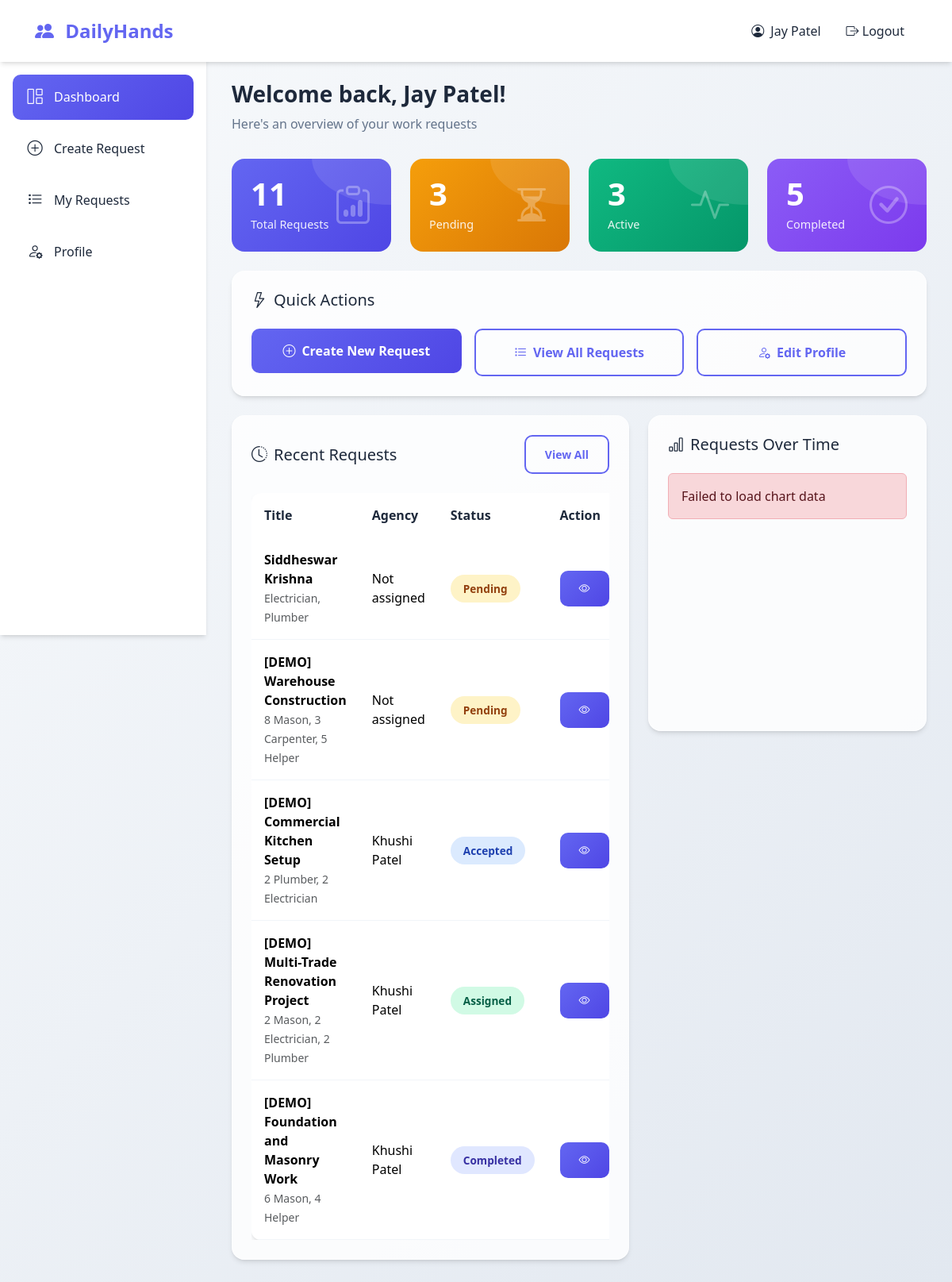
Page /contractor/dashboard (signed in) on the committed database.
### tables this page shows
CREATE TABLE work_requests (
            id INTEGER PRIMARY KEY AUTOINCREMENT,
            contractor_id INTEGER NOT NULL,
            agency_id INTEGER,
            title TEXT NOT NULL,
            description TEXT,
            worker_type TEXT NOT NULL,
            workers_needed INTEGER NOT NULL,
            expected_duration INTEGER NOT NULL,
            wage_per_day REAL NOT NULL,
            start_date DATE NOT NULL,
            city TEXT NOT NULL,
            status TEXT DEFAULT 'Pending',
            delay_days INTEGER DEFAULT 0,
            penalty_amount REAL DEFAULT 0,
            created_at TIMESTAMP DEFAULT CURRENT_TIMESTAMP,
            completed_at TIMESTAMP,
            FOREIGN KEY (contractor_id) REFERENCES users(id),
            FOREIGN KEY (agency_id) REFERENCES agencies(id)
        );

CREATE TABLE agencies (
            id INTEGER PRIMARY KEY AUTOINCREMENT,
            name TEXT NOT NULL,
            email TEXT UNIQUE NOT NULL,
            password TEXT NOT NULL,
            phone TEXT,
            city TEXT NOT NULL,
            area TEXT,
            created_at TIMESTAMP DEFAULT CURRENT_TIMESTAMP
        );

### app.py (the view)
@app.route('/contractor/dashboard')
@login_required(role='contractor')
def contractor_dashboard():
    conn = get_db()
    cursor = conn.cursor()
    user_id = session['user_id']
    cursor.execute("SELECT COUNT(*) as total FROM work_requests WHERE contractor_id = ?", (user_id,))
    total_requests = cursor.fetchone()['total']
    cursor.execute("SELECT COUNT(*) as pending FROM work_requests WHERE contractor_id = ? AND status = 'Pending'", (user_id,))
    pending = cursor.fetchone()['pending']
    cursor.execute("SELECT COUNT(*) as completed FROM work_requests WHERE contractor_id = ? AND status = 'Completed'", (user_id,))
    completed = cursor.fetchone()['completed']
    cursor.execute("SELECT COUNT(*) as active FROM work_requests WHERE contractor_id = ? AND status IN ('Accepted', 'Assigned')", (user_id,))
    active = cursor.fetchone()['active']
    cursor.execute("""
        SELECT wr.*, a.name as agency_name,
               (SELECT COUNT(*) FROM request_workers WHERE request_id = wr.id) as assigned_count
        FROM work_requests wr
        LEFT JOIN agencies a ON wr.agency_id = a.id
        WHERE wr.contractor_id = ?
        ORDER BY wr.created_at DESC LIMIT 5
    """, (user_id,))
    recent_requests = cursor.fetchall()
    conn.close()
    return render_template('contractor/dashboard.html',
                         total=total_requests, pending=pending,
                         completed=completed, active=active,
                         recent_requests=recent_requests)

### app.py (called while the page is built)
def get_db():
    conn = sqlite3.connect(DATABASE)
    conn.row_factory = sqlite3.Row
    return conn

def login_required(role=None):
    def decorator(f):
        @wraps(f)
        def decorated_function(*args, **kwargs):
            if 'user_id' not in session:
                return redirect(url_for('login'))
            if role and session.get('role') != role:
                return redirect(url_for('login'))
            return f(*args, **kwargs)
        return decorated_function
    return decorator

### templates/contractor/dashboard.html (shortened to what this page needs)
{% extends 'contractor/base.html' %}
{% block page_content %}
<div class="page-header animate-fade-in">
    <h1 class="page-title">Welcome back, {{ session.name }}!</h1>
    <p class="page-subtitle">Here's an overview of your work requests</p>
</div>
<div class="row g-4 mb-4">
    <div class="col-md-3 animate-fade-in" style="animation-delay: 0.1s;">
        <div class="stat-card">
            <div class="stat-number">{{ total }}</div>
            <div class="stat-label">Total Requests</div>
            <i class="bi bi-clipboard-data stat-icon"></i>
        </div>
    </div>
    <div class="col-md-3 animate-fade-in" style="animation-delay: 0.2s;">
        <div class="stat-card orange">
            <div class="stat-number">{{ pending }}</div>
            <div class="stat-label">Pending</div>
            <i class="bi bi-hourglass-split stat-icon"></i>
        </div>
    </div>
    <div class="col-md-3 animate-fade-in" style="animation-delay: 0.3s;">
        <div class="stat-card green">
            <div class="stat-number">{{ active }}</div>
            <div class="stat-label">Active</div>
            <i class="bi bi-activity stat-icon"></i>
        </div>
    </div>
    <div class="col-md-3 animate-fade-in" style="animation-delay: 0.4s;">
        <div class="stat-card" style="background: linear-gradient(135deg, #8b5cf6 0%, #7c3aed 100%);">
            <div class="stat-number">{{ completed }}</div>
            <div class="stat-label">Completed</div>
            <i class="bi bi-check-circle stat-icon"></i>
        </div>
    </div>
</div>
<div class="row g-4 mb-4">
    <div class="col-12 animate-fade-in" style="animation-delay: 0.5s;">
        <div class="glass-card p-4">
            <h5 class="mb-4"><i class="bi bi-lightning me-2"></i>Quick Actions</h5>
            <div class="row g-3">
                <div class="col-md-4">
                    <a href="{{ url_for('create_request') }}" class="btn btn-primary-custom w-100 py-3">
                        <i class="bi bi-plus-circle me-2"></i>Create New Request
                    </a>
                </div>
                <div class="col-md-4">
                    <a href="{{ url_for('contractor_requests') }}" class="btn btn-outline-custom w-100 py-3">
                        <i class="bi bi-list-task me-2"></i>View All Requests
                    </a>
                </div>
                <div class="col-md-4">
                    <a href="{{ url_for('contractor_profile') }}" class="btn btn-outline-custom w-100 py-3">
                        <i class="bi bi-person-gear me-2"></i>Edit Profile
                    </a>
                </div>
            </div>
        </div>
    </div>
</div>
<div class="row g-4">
    <div class="col-lg-7 animate-fade-in" style="animation-delay: 0.6s;">
        <div class="glass-card p-4">
            <div class="d-flex justify-content-between align-items-center mb-4">
                <h5 class="mb-0"><i class="bi bi-clock-history me-2"></i>Recent Requests</h5>
                <a href="{{ url_for('contractor_requests') }}" class="btn btn-sm btn-outline-custom">View All</a>
            </div>
            {% if recent_requests %}
            <div class="table-responsive">
                <table class="table table-custom mb-0">
                    <thead>
                        <tr>
                            <th>Title</th>
                            <th>Agency</th>
                            <th>Status</th>
                            <th>Action</th>
                        </tr>
                    </thead>
                    <tbody>
                        {% for req in recent_requests %}
                        <tr>
                            <td>
                                <strong>{{ req.title }}</strong>
                                <br><small class="text-muted">{{ req.worker_type }}</small>
                            </td>
                            <td>{{ req.agency_name or 'Not assigned' }}</td>
                            <td>
                                <span class="status-badge status-{{ req.status|lower }}">{{ req.status }}</span>
                            </td>
                            <td>
                                <a href="{{ url_for('contractor_request_detail', request_id=req.id) }}" class="btn btn-sm btn-primary-custom">
                                    <i class="bi bi-eye"></i>
                                </a>
                            </td>
                        </tr>
                        {% endfor %}
                    </tbody>
                </table>
            </div>
            {% endif %}
        </div>
    </div>
    <div class="col-lg-5 animate-fade-in" style="animation-delay: 0.7s;">
        <div class="glass-card p-4">
            <h5 class="mb-4"><i class="bi bi-bar-chart me-2"></i>Requests Over Time</h5>
            <div style="height: 300px;">
            </div>
        </div>
    </div>
</div>
{% endblock %}

### templates/contractor/base.html (shortened to what this page needs)
{% extends 'base.html' %}
{% block content %}
<nav class="navbar navbar-expand-lg navbar-custom fixed-top">
    <div class="container-fluid">
        <a class="navbar-brand" href="{{ url_for('contractor_dashboard') }}">
            <i class="bi bi-people-fill"></i> DailyHands
        </a>
        <div class="collapse navbar-collapse justify-content-end" id="navbarNav">
            <ul class="navbar-nav align-items-center">
                <li class="nav-item">
                    <a class="nav-link" href="{{ url_for('contractor_profile') }}">
                        <i class="bi bi-person-circle me-1"></i>
                        {{ session.name }}
                    </a>
                </li>
                <li class="nav-item">
                    <a class="nav-link text-danger" href="#" data-bs-toggle="modal" data-bs-target="#logoutModal">
                        <i class="bi bi-box-arrow-right"></i> Logout
                    </a>
                </li>
            </ul>
        </div>
    </div>
</nav>
<div class="sidebar" style="top: 70px;">
    <a href="{{ url_for('contractor_dashboard') }}" class="sidebar-link {% if request.endpoint == 'contractor_dashboard' %}active{% endif %}">
        <i class="bi bi-grid-1x2"></i> Dashboard
    </a>
    <a href="{{ url_for('create_request') }}" class="sidebar-link {% if request.endpoint == 'create_request' %}active{% endif %}">
        <i class="bi bi-plus-circle"></i> Create Request
    </a>
    <a href="{{ url_for('contractor_requests') }}" class="sidebar-link {% if request.endpoint == 'contractor_requests' %}active{% endif %}">
        <i class="bi bi-list-task"></i> My Requests
    </a>
    <a href="{{ url_for('contractor_profile') }}" class="sidebar-link {% if request.endpoint == 'contractor_profile' %}active{% endif %}">
        <i class="bi bi-person-gear"></i> Profile
    </a>
</div>
<div class="main-content" style="margin-top: 70px;">
    {% block page_content %}{% endblock %}
</div>
{% endblock %}

### templates/base.html (shortened to what this page needs)
<!DOCTYPE html>
<html lang="en">
<head>
    <link href="https://cdn.jsdelivr.net/npm/bootstrap@5.3.2/dist/css/bootstrap.min.css" rel="stylesheet">
    <link href="https://cdn.jsdelivr.net/npm/bootstrap-icons@1.11.1/font/bootstrap-icons.css" rel="stylesheet">
</head>
<body>
    {% block content %}{% endblock %}
</body>
</html>

### templates/base.html (style rules this page uses)
:root { --primary: #6366f1; --primary-light: #818cf8; --primary-dark: #4f46e5; --secondary: #f1f5f9; --accent: #10b981; --warning: #f59e0b; --danger: #ef4444; --text-dark: #1e293b; --text-muted: #64748b; --bg-light: #f8fafc; --card-bg: rgba(255, 255, 255, 0.8); --glass-border: rgba(255, 255, 255, 0.3); --shadow: 0 4px 6px -1px rgba(0, 0, 0, 0.1), 0 2px 4px -2px rgba(0, 0, 0, 0.1); --shadow-lg: 0 10px 15px -3px rgba(0, 0, 0, 0.1), 0 4px 6px -4px rgba(0, 0, 0, 0.1); }
* { margin: 0; padding: 0; box-sizing: border-box; }
body { font-family: 'Segoe UI', system-ui, -apple-system, sans-serif; background: linear-gradient(135deg, #f8fafc 0%, #e2e8f0 100%); min-height: 100vh; color: var(--text-dark); }
.animate-fade-in { animation: fadeInUp 0.5s ease-out forwards; }
.glass-card { background: var(--card-bg); backdrop-filter: blur(10px); border: 1px solid var(--glass-border); border-radius: 16px; box-shadow: var(--shadow); transition: all 0.3s ease; }
.navbar-custom { background: rgba(255, 255, 255, 0.95); backdrop-filter: blur(10px); box-shadow: var(--shadow); padding: 1rem 2rem; }
.navbar-brand { font-weight: 700; font-size: 1.5rem; color: var(--primary) !important; }
.navbar-brand i { margin-right: 8px; }
.nav-link { color: var(--text-dark) !important; font-weight: 500; padding: 0.5rem 1rem !important; border-radius: 8px; transition: all 0.3s ease; }
.sidebar { position: fixed; left: 0; top: 70px; width: 260px; height: calc(100vh - 70px); background: rgba(255, 255, 255, 0.95); backdrop-filter: blur(10px); box-shadow: var(--shadow); padding: 1.5rem 1rem; overflow-y: auto; z-index: 100; }
.sidebar-link { display: flex; align-items: center; padding: 0.875rem 1rem; color: var(--text-dark); text-decoration: none; border-radius: 10px; margin-bottom: 0.5rem; transition: all 0.3s ease; font-weight: 500; }
.sidebar-link i { font-size: 1.2rem; margin-right: 12px; width: 24px; text-align: center; }
.sidebar-link.active { background: linear-gradient(135deg, var(--primary) 0%, var(--primary-dark) 100%); color: white; }
.main-content { margin-left: 260px; padding: 2rem; min-height: calc(100vh - 70px); }
.stat-card { background: linear-gradient(135deg, var(--primary) 0%, var(--primary-dark) 100%); color: white; border-radius: 16px; padding: 1.5rem; position: relative; overflow: hidden; }
.stat-card::before { content: ''; position: absolute; top: -50%; right: -50%; width: 100%; height: 100%; background: rgba(255, 255, 255, 0.1); border-radius: 50%; }
.stat-card.green { background: linear-gradient(135deg, var(--accent) 0%, #059669 100%); }
.stat-card.orange { background: linear-gradient(135deg, var(--warning) 0%, #d97706 100%); }
.stat-number { font-size: 2.5rem; font-weight: 700; line-height: 1; }
.stat-label { font-size: 0.9rem; opacity: 0.9; margin-top: 0.5rem; }
.stat-icon { position: absolute; right: 1.5rem; top: 50%; transform: translateY(-50%); font-size: 3rem; opacity: 0.3; }
.btn-primary-custom { background: linear-gradient(135deg, var(--primary) 0%, var(--primary-dark) 100%); border: none; color: white; padding: 0.75rem 1.5rem; border-radius: 10px; font-weight: 600; transition: all 0.3s ease; }
.btn-outline-custom { border: 2px solid var(--primary); color: var(--primary); padding: 0.75rem 1.5rem; border-radius: 10px; font-weight: 600; background: transparent; transition: all 0.3s ease; }
.status-badge { padding: 0.5rem 1rem; border-radius: 20px; font-size: 0.85rem; font-weight: 600; }
.status-pending { background: #fef3c7; color: #92400e; }
.status-accepted { background: #dbeafe; color: #1e40af; }
.status-assigned { background: #d1fae5; color: #065f46; }
.status-completed { background: #e0e7ff; color: #3730a3; }
.table-custom { background: white; border-radius: 12px; overflow: hidden; box-shadow: var(--shadow); }
.table-custom thead { background: var(--secondary); }
.table-custom th { font-weight: 600; color: var(--text-dark); padding: 1rem; border: none; }
.table-custom td { padding: 1rem; vertical-align: middle; border-color: #f1f5f9; }
.page-header { margin-bottom: 2rem; }
.page-title { font-size: 1.75rem; font-weight: 700; color: var(--text-dark); }
.page-subtitle { color: var(--text-muted); margin-top: 0.25rem; }

### rows in the picture
work_requests: title "Siddheswar Krishna", worker_type "Electrician, Plumber", agency_name "Not assigned", status "Pending"
work_requests: title "[DEMO] Warehouse Construction", worker_type "8 Mason, 3 Carpenter, 5 Helper", agency_name "Not assigned", status "Pending"
work_requests: title "[DEMO] Commercial Kitchen Setup", worker_type "2 Plumber, 2 Electrician", name "Khushi Patel", status "Accepted"
work_requests: title "[DEMO] Multi-Trade Renovation Project", worker_type "2 Mason, 2 Electrician, 2 Plumber", name "Khushi Patel", status "Assigned"
work_requests: title "[DEMO] Foundation and Masonry Work", worker_type "6 Mason, 4 Helper", name "Khushi Patel", status "Completed"

### other values in the picture
{{ session.name }} "Jay Patel"
{{ total }} "11"
{{ pending }} "3"
{{ active }} "3"
{{ completed }} "5"
